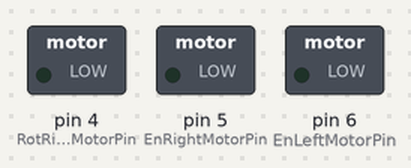
This sketch was run on a simulated Arduino Uno, built with avr-gcc and run on an emulated ATmega328P. On the bench: switched loads named in the sketch (green lamp = pin HIGH).

Above: at 0.7 s.
At 2.2 s:
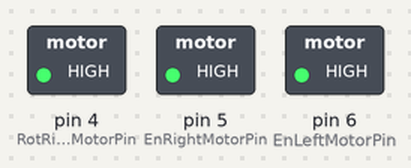
At 3.7 s:
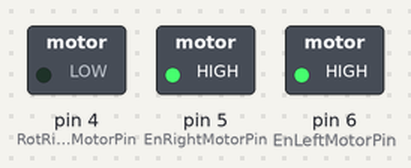
Timing chart, 0 to 5.9 s (numbered marks = the images above):
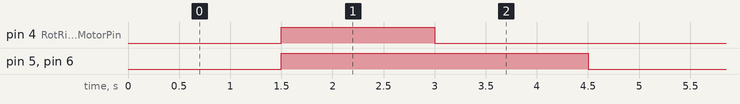

The sketch:

20_robo_1_moving_test.ino
```cpp
/*  First Motor test
 *  Enable pins: 5, 6
 *  Rotation pins: 4, 7
 */

// constants won't change. Used here to set a pin number :
const int EnRightMotorPin =  5;      // the ENABLE pin
const int EnLeftMotorPin =  6;      // the ENABLE pin

const int RotRightMotorPin =  4;      // the ENABLE pin
const int RotLeftMotorPin =  7;      // the ENABLE pin

/* Back and Forward Right/Left motor rotation constants */
const int BackRotRight = LOW;
const int BackRotLeft = HIGH;
const int ForwardRotRight = HIGH;
const int ForwardRotLeft = LOW;

// constants won't change :
const long interval = 1500;           // interval (milliseconds)

void setup() {
  // set the Arduino's digital pins as output:
  pinMode(EnRightMotorPin, OUTPUT);
  pinMode(EnLeftMotorPin, OUTPUT);
  pinMode(RotRightMotorPin, OUTPUT);
  pinMode(RotRightMotorPin, OUTPUT);
}

void loop() {
  // here is where you'd put code that needs to be running all the time.

  // Stop motors
  // set the Enable Pin to stop state:
  digitalWrite(EnRightMotorPin, LOW);
  digitalWrite(EnLeftMotorPin, LOW);
  delay(interval);

  // Forward moving
  digitalWrite(RotRightMotorPin, HIGH);
  digitalWrite(RotLeftMotorPin, LOW);

  // Start motors
  // set the Enable Pin to start state:
  digitalWrite(EnRightMotorPin, HIGH);
  digitalWrite(EnLeftMotorPin, HIGH);
  delay(interval);

  // Back moving
  digitalWrite(RotRightMotorPin, LOW);
  digitalWrite(RotLeftMotorPin, HIGH);
  delay(interval);


/*
  // Forward moving
  digitalWrite(RotRightMotorPin, ForwardRotRight);
  digitalWrite(RotLeftMotorPin, ForwardRotLeft);

  // Start motors
  // set the Enable Pin to start state:
  digitalWrite(EnRightMotorPin, HIGH);
  digitalWrite(EnLeftMotorPin, HIGH);
  delay(interval);

  // Right turn
  digitalWrite(RotRightMotorPin, ForwardRotRight);
  digitalWrite(RotLeftMotorPin, BackRotLeft);
  delay(1900);

  // Forward moving
  digitalWrite(RotRightMotorPin, ForwardRotRight);
  digitalWrite(RotLeftMotorPin, ForwardRotLeft);
  delay(interval);

  // Left turn
  digitalWrite(RotRightMotorPin, BackRotRight);
  digitalWrite(RotLeftMotorPin, ForwardRotLeft);
  delay(1700);
*/
}
```

Measured:
- by itself, pin 4 (RotRightMotorPin): alternates HIGH for 1.5 s and LOW for 3.0 s
- by itself, pin 5 (EnRightMotorPin), pin 6 (EnLeftMotorPin): alternates HIGH for 3.0 s and LOW for 1.5 s
- by itself, everything shown: repeats every 4.5 s, in 3 steps
